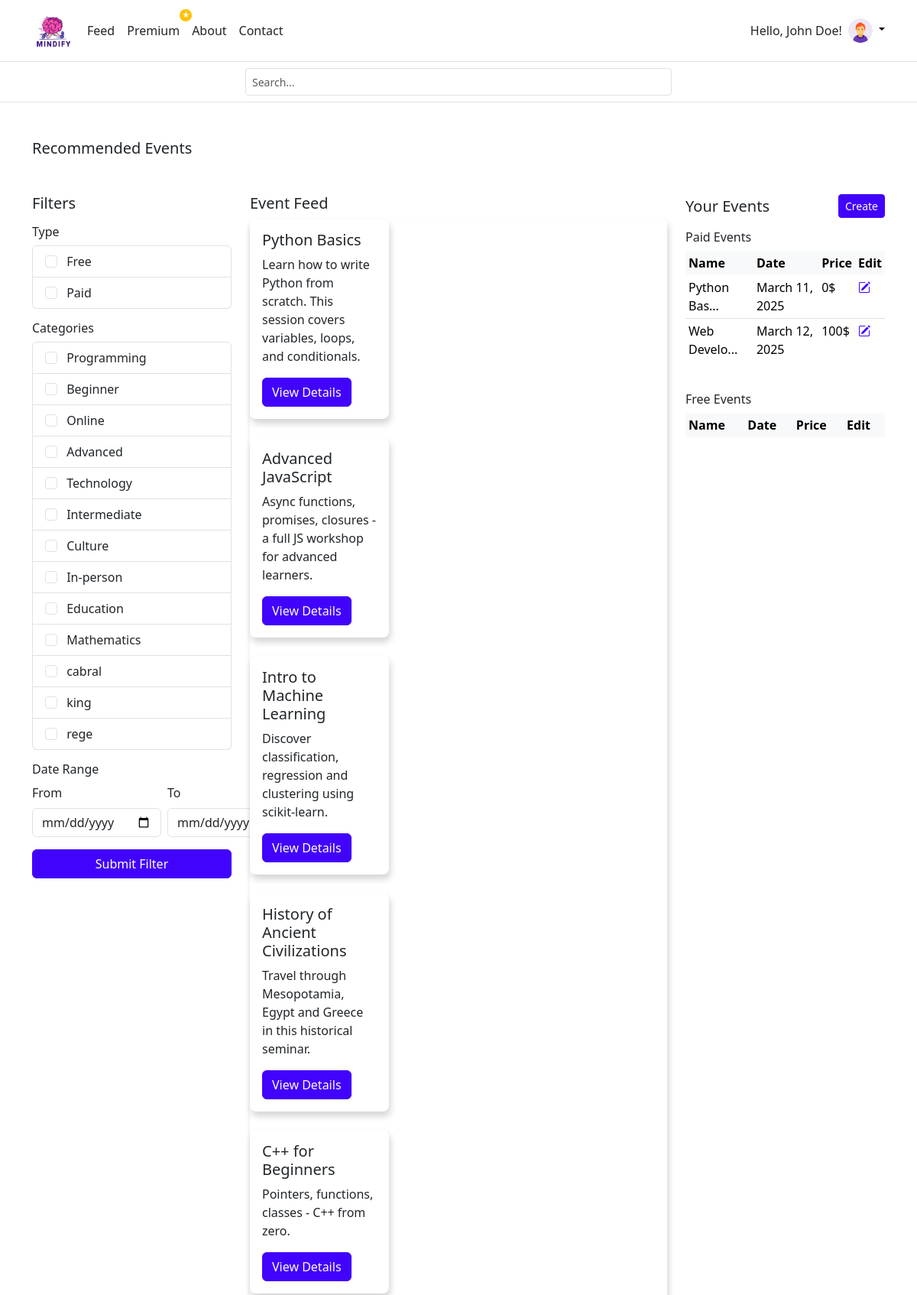
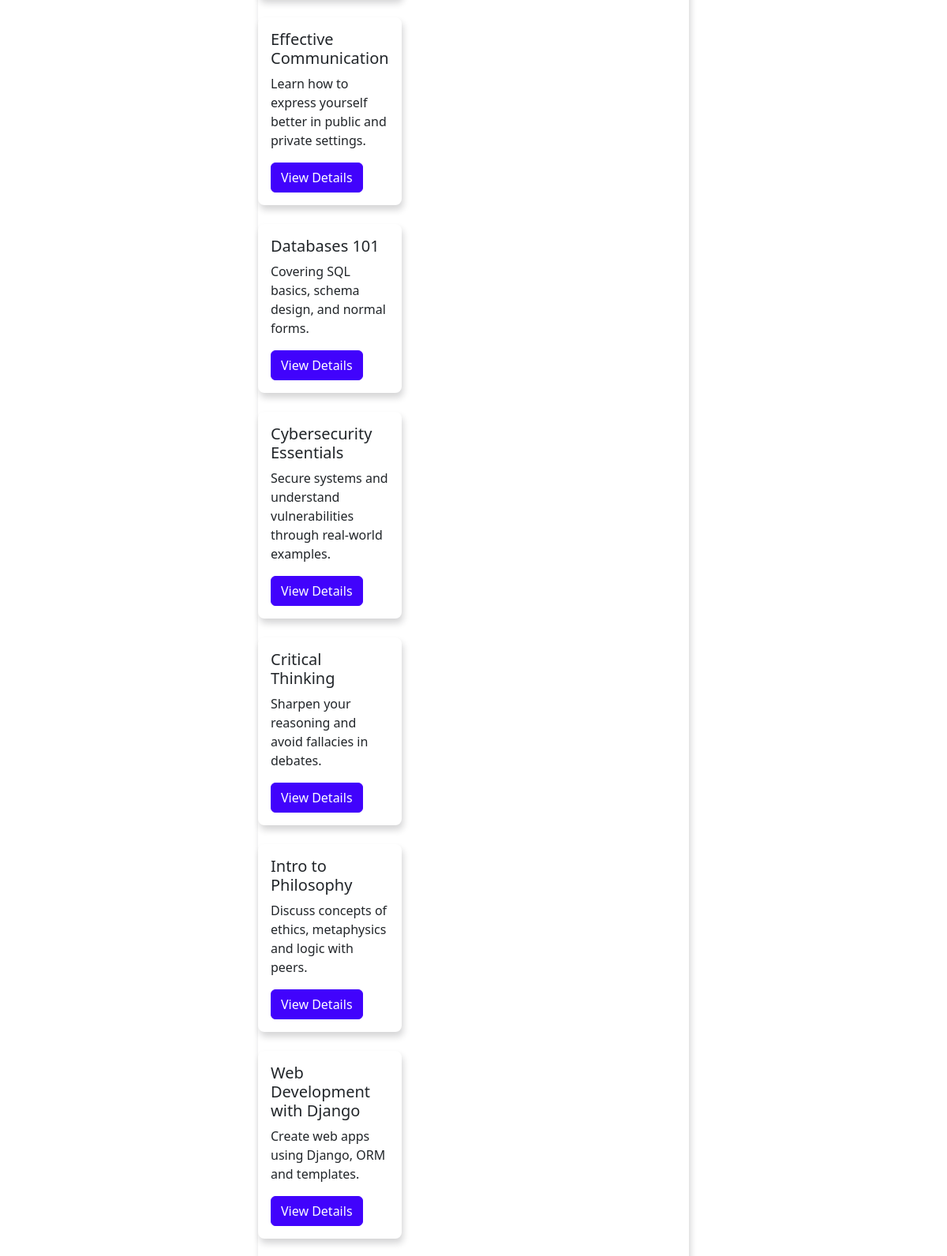
The page /main/ (signed in, upper part) on the database its author committed (2 pictures, top to bottom).
### coreApp/models.py (models this page shows, shortened)
class User(models.Model):
    username = models.CharField(max_length=30, unique=True)
    first_name = models.CharField(max_length=30, null=True, blank=True)
    last_name = models.CharField(max_length=30, null=True, blank=True)
    email = models.EmailField(unique=True)
    password = models.CharField(max_length=30, default="user1234")
    is_active = models.BooleanField(default=False)
    last_login = models.DateTimeField(null=True, blank=True)
    date_joined = models.DateTimeField(auto_now_add=True)
    is_premium = models.BooleanField(default=False)
    gender = models.CharField(max_length=10, null=True, blank=True)
    profile_picture = models.ImageField(blank=True, null=True, upload_to="images/users/")
    def get_profile_photo_url(self):
        if self.profile_picture:
            return self.profile_picture.url
        if not self.gender:
            return '/static/userApp/images/default_image_neutral.png'
        elif self.gender.lower() == "male":
            return '/static/userApp/images/default_image_man.png'
        else:
            return '/static/userApp/images/default_image_woman.png'

class Event(models.Model):
    title = models.CharField(max_length=50)
    id_creator = models.ForeignKey(User, on_delete=models.CASCADE)
    date_created = models.DateTimeField(auto_now_add=True)
    date_posted = models.DateTimeField(blank=True, null=True)
    is_listed = models.BooleanField(default=True)
    price = models.IntegerField(blank=True, null=True)
    description = models.TextField()
    event_picture = models.ImageField(blank=True, null=True, upload_to="images/events/")
    tags = models.ManyToManyField(Tag, blank=True)

### coreApp/views.py (the view, shortened to what this page needs)
# urls.py: path('main/', views.mainpage, name='main'),
def mainpage(request):
    user_id = request.session.get("user_id")
    if not user_id:
        return redirect("landing")
    user = User.objects.get(id=user_id)
    free_events = []
    for event in Event.objects.filter(id_creator=user.id, price=None):
        event_dict = model_to_dict(event)
        event_dict["title"] = event.title[:10]
        event_dict["date_posted"] = event.date_posted.date()
        free_events.append(event_dict)
    premium_events = []
    for event in Event.objects.filter(id_creator=user.id).exclude(price=None):
        event_dict = model_to_dict(event)
        event_dict["title"] = event.title[:10]
        event_dict["date_posted"] = event.date_posted.date()
        premium_events.append(event_dict)
    distinct_tags = Tag.objects.values_list('tag_name', flat=True).distinct()
    context = {
        "user": user,
        "freeEvents": free_events,
        "premiumEvents": premium_events,
        "tags": distinct_tags,
    }
    free_paid_filter = request.GET.getlist("type")
    selected_tags = request.GET.getlist("category")
    date_from = request.GET.get("date_from")
    date_to = request.GET.get("date_to")
    search = request.GET.get("searchBar")
    queryset = Event.objects.all()
    if selected_tags:
        queryset = queryset.filter(tags__tag_name__in=selected_tags)
    if date_from and date_to:
        queryset = queryset.filter(date_posted__date__range=[date_from, date_to])
    elif date_from:
        queryset = queryset.filter(date_posted__date__gte=date_from)
    elif date_to:
        queryset = queryset.filter(date_posted__date__lte=date_to)
    if search:
        queryset = queryset.filter(title__icontains=search) #cauta un substring case insensitive in titles
    context = {
        **context,
        **{
            "eventsFiltered": queryset,
            "selected_types": free_paid_filter,
            "selected_tags": selected_tags,
            "date_from": date_from,
            "date_to": date_to,
            "user": user,
        }
    }
    subscribed_tags_queryset = Tag.objects.filter(event__subscription__id_user=user_id).distinct().values_list('tag_name', flat=True)
    may_like_events = Event.objects.filter(tags__tag_name__in=subscribed_tags_queryset).distinct()
    may_like_events = list(may_like_events)
    context = {
        **context,
        **{
            "recommandations": getRandomListOfRecommandations(may_like_events, 6),
        }
    }
    return render(request, 'coreApp/mainpage.html', context)

### coreApp/views.py (called while the page is built)
def getRandomListOfRecommandations(events, numberOfEvents):
    if numberOfEvents > len(events):
        numberOfEvents = len(events)
    return random.sample(events, numberOfEvents)

### coreApp/templates/coreApp/mainpage.html (shortened to what this page needs)
{% extends "base.html" %} {% block content %}
<header class="border-bottom p-2 mb-5">
  <div class="container d-flex flex-wrap justify-content-center">
    <form class="col-12 col-lg-6" role="search" style="margin-top: 0" method="GET" action=".">
      <input
        name="searchBar"
        type="search"
        class="form-control form-control-sm"
        placeholder="Search..."
        aria-label="Search"
        style="height: 36px"
      />
    </form>
  </div>
</header>
<div class="container my-4">
  <h5>Recommended Events</h5>
</div>
<div class="container mt-4">
  <div class="row">
    <div class="col-md-3">
      <h5>Filters</h5>
      <form method="GET" action=".">
        <h6 class="mt-3">Type</h6>
        <ul class="list-group">
          <li class="list-group-item">
            <input
              type="checkbox"
              id="filterFree"
              name="type"
              value="Free"
              class="form-check-input me-2"
            />
            <label for="filterFree" class="form-check-label">Free</label>
          </li>
          <li class="list-group-item">
            <input
              type="checkbox"
              id="filterPaid"
              name="type"
              value="Paid"
              class="form-check-input me-2"
            />
            <label for="filterPaid" class="form-check-label">Paid</label>
          </li>
        </ul>
        <h6 class="mt-3">Categories</h6>
        <ul class="list-group">
          {% for tag in tags %}
          <li class="list-group-item">
           <input
            type="checkbox"
            id="filter_{{tag}}"
            name="category"
            value="{{ tag }}"
            class="form-check-input me-2"
          />
            <label for="filter_{{tag}}" class="form-check-label"
              >{{ tag }}</label
            >
          </li>
          {% endfor %}
        </ul>
        <h6 class="mt-3">Date Range</h6>
        <div class="d-flex gap-2">
          <div class="flex-fill">
            <label for="filterDateFrom" class="form-label">From</label>
            <input
                type="date"
                id="filterDateTo"
                name="date_from"
                class="form-control"
            />
            </div>
            <div class="flex-fill">
                <label for="filterDateTo" class="form-label">To</label>
                <input
                    type="date"
                    id="filterDateTo"
                    name="date_to"
                    class="form-control"
                />
            </div>
        </div>
        <button
          type="submit"
          class="btn btn-primary w-100 mt-3"
          name="filtersSubmit"
        >
          Submit Filter
        </button>
      </form>
    </div>
    <div class="col-md-6">
      <h5>Event Feed</h5>
      <div class="card mb-3">
        {% for event in eventsFiltered %}
        <div class="col-sm-12 col-md-6 col-lg-4">
          <div class="card mb-4">
            <div class="card-body">
              <h5 class="card-title">{{ event.title }}</h5>
              <p class="card-text">{{ event.description }}</p>
              <a href="#" class="btn btn-primary">View Details</a>
            </div>
          </div>
        </div>
        {% endfor %}
      </div>
    </div>
    <div class="col-md-3">
      <div class="d-flex justify-content-between align-items-center mb-3">
        <h5 class="mb-0">Your Events</h5>
        <a href="#" class="btn btn-primary btn-sm">Create</a>
      </div>
      <h6>Paid Events</h6>
      <div class="table-responsive" style="max-height: 200px; overflow-y: auto">
        <table class="table table-borderless table-sm custom-table">
          <thead class="table-light">
            <tr>
              <th>Name</th>
              <th>Date</th>
              <th>Price</th>
              <th>Edit</th>
            </tr>
          </thead>
          <tbody>
            {% for event in premiumEvents %}
            <tr>
              <td>{{ event.title }}...</td>
              <td>{{ event.date_posted }}</td>
              <td>{{ event.price }}$</td>
              <td>
                <a href="#" class="text-primary"
                  ><i class="bi bi-pencil-square"></i
                ></a>
              </td>
            </tr>
            {% endfor %}
          </tbody>
        </table>
      </div>
      <h6 class="mt-4">Free Events</h6>
      <div class="table-responsive" style="max-height: 200px; overflow-y: auto">
        <table class="table table-borderless table-sm custom-table">
          <thead class="table-light">
            <tr>
              <th>Name</th>
              <th>Date</th>
              <th>Price</th>
              <th>Edit</th>
            </tr>
          </thead>
        </table>
      </div>
    </div>
  </div>
</div>
{% endblock %}

### templates/header.html (shortened to what this page needs)
{% load static %}
<header class="p-3 border-bottom">
  <div class="container">
    <div class="d-flex flex-wrap align-items-center justify-content-between">
      <a href="{% url 'homepage' %}"
        class="d-flex align-items-center mb-2 mb-lg-0 link-body-emphasis text-decoration-none">
        <img src="{% static 'img/logo1.png' %}" alt="Logo" width="56" height="48" class="me-2" />
      </a>
      {% if user %}
      <ul class="nav col-12 col-lg-auto me-lg-auto mb-2 justify-content-center mb-md-0">
        <li><a href="{% url 'main' %}" class="nav-link px-2">Feed</a></li>
        <li class="position-relative">
          <a href="{% url 'premium' %}" class="nav-link px-2">Premium</a>
          <span class="position-absolute top-0 start-100 translate-middle badge rounded-circle bg-warning text-white"
            style="font-size: 0.6rem; transform: translate(-70%, -70%); width: 1rem; height: 1rem; display: flex; align-items: center; justify-content: center;">
            ★
          </span>
        </li>
        <li><a href="{% url 'about' %}" class="nav-link px-2">About</a></li>
        <li><a href="{% url 'contact' %}" class="nav-link px-2">Contact</a></li>
      </ul>
      <div class="dropdown text-end d-flex align-items-center">
        <span class="me-2">
          Hello{% if user.first_name or user.last_name %}, {{ user.first_name }} {{ user.last_name }}!{% else %}!{% endif %}
        </span>
        <a href="#" class="d-block link-body-emphasis text-decoration-none dropdown-toggle" data-bs-toggle="dropdown"
          aria-expanded="false">
          <img src="{{ user.get_profile_photo_url }}" alt="Profile Picture" width="32" height="32"
            class="rounded-circle" />
        </a>
      </div>
      {% endif %}
    </div>
  </div>
</header>

### templates/header.html (style rules this page uses)
.nav-link { color: inherit; transition: color 0.3s ease; }

### coreApp/templates/coreApp/mainpage.html (style rules this page uses)
.card { box-shadow: 2px 6px 8px rgba(22, 22, 26, 0.18); border: none; border-radius: 0.5em; }
.table-responsive { max-height: 200px; overflow-y: auto; }
.custom-table tbody tr { border-bottom: 1px solid #dee2e6; }
.custom-table tbody tr:last-child { border-bottom: none; }

### rows shown on the page
User: first_name "John", last_name "Doe"
Event: title "Python Basics", description "Learn how to write Python from scratch. This session covers variables, loops, and conditionals."
Event: title "Advanced JavaScript", description "Async functions, promises, closures - a full JS workshop for advanced learners."
Event: title "Intro to Machine Learning", description "Discover classification, regression and clustering using scikit-learn."
Event: title "History of Ancient Civilizations", description "Travel through Mesopotamia, Egypt and Greece in this historical seminar."
Event: title "C++ for Beginners", description "Pointers, functions, classes - C++ from zero."
Event: title "Effective Communication", description "Learn how to express yourself better in public and private settings."
Event: title "Databases 101", description "Covering SQL basics, schema design, and normal forms."
Event: title "Cybersecurity Essentials", description "Secure systems and understand vulnerabilities through real-world examples."
Event: title "Critical Thinking", description "Sharpen your reasoning and avoid fallacies in debates."
Event: title "Intro to Philosophy", description "Discuss concepts of ethics, metaphysics and logic with peers."
Event: title "Web Development with Django", description "Create web apps using Django, ORM and templates."

### other values the page prints
{{ tag }} "Programming" "Beginner" "Online" "Advanced" "Technology" "Intermediate" "Culture" "In-person" "Education" "Mathematics" "cabral" "king" "rege"
{{ event.title }} "Python Bas" "Web Develo"
{{ event.date_posted }} "March 11, 2025" "March 12, 2025"
{{ event.price }} "0" "100"
